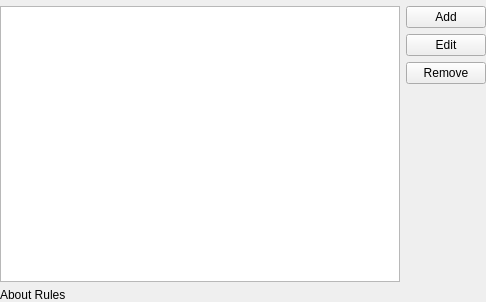
<?xml version="1.0" encoding="UTF-8"?>
<ui version="4.0">
 <class>DynamicRules</class>
 <widget class="QWidget" name="DynamicRules">
  <property name="geometry">
   <rect>
    <x>0</x>
    <y>0</y>
    <width>486</width>
    <height>302</height>
   </rect>
  </property>
  <property name="windowTitle">
   <string>Form</string>
  </property>
  <layout class="QGridLayout" name="gridLayout">
   <property name="margin">
    <number>0</number>
   </property>
   <item row="0" column="0" colspan="2">
    <widget class="LineEdit" name="nameText" native="true">
     <property name="placeholderText" stdset="0">
      <string>Name of Dynamic Rules</string>
     </property>
    </widget>
   </item>
   <item row="1" column="0" rowspan="4">
    <widget class="ListView" name="rulesList"/>
   </item>
   <item row="1" column="1">
    <widget class="QPushButton" name="addBtn">
     <property name="text">
      <string>Add</string>
     </property>
    </widget>
   </item>
   <item row="2" column="1">
    <widget class="QPushButton" name="editBtn">
     <property name="text">
      <string>Edit</string>
     </property>
    </widget>
   </item>
   <item row="3" column="1">
    <widget class="QPushButton" name="removeBtn">
     <property name="text">
      <string>Remove</string>
     </property>
    </widget>
   </item>
   <item row="4" column="1">
    <spacer name="verticalSpacer">
     <property name="orientation">
      <enum>Qt::Vertical</enum>
     </property>
     <property name="sizeHint" stdset="0">
      <size>
       <width>20</width>
       <height>53</height>
      </size>
     </property>
    </spacer>
   </item>
   <item row="5" column="0" colspan="2">
    <widget class="UrlLabel" name="aboutLabel">
     <property name="text">
      <string>About Rules</string>
     </property>
    </widget>
   </item>
  </layout>
 </widget>
 <customwidgets>
  <customwidget>
   <class>UrlLabel</class>
   <extends>QLabel</extends>
   <header>urllabel.h</header>
  </customwidget>
  <customwidget>
   <class>LineEdit</class>
   <extends>QWidget</extends>
   <header>lineedit.h</header>
  </customwidget>
  <customwidget>
   <class>ListView</class>
   <extends>QListView</extends>
   <header>listview.h</header>
  </customwidget>
 </customwidgets>
 <resources/>
 <connections/>
</ui>
